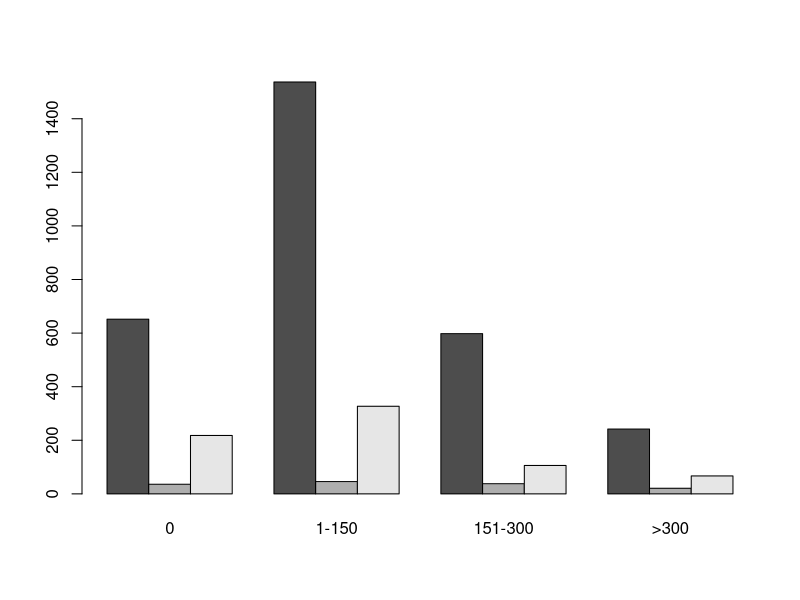
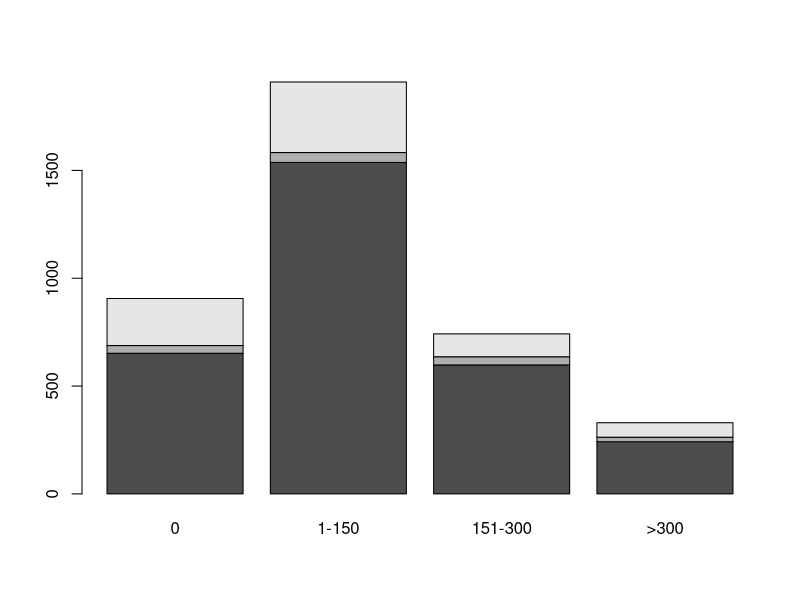
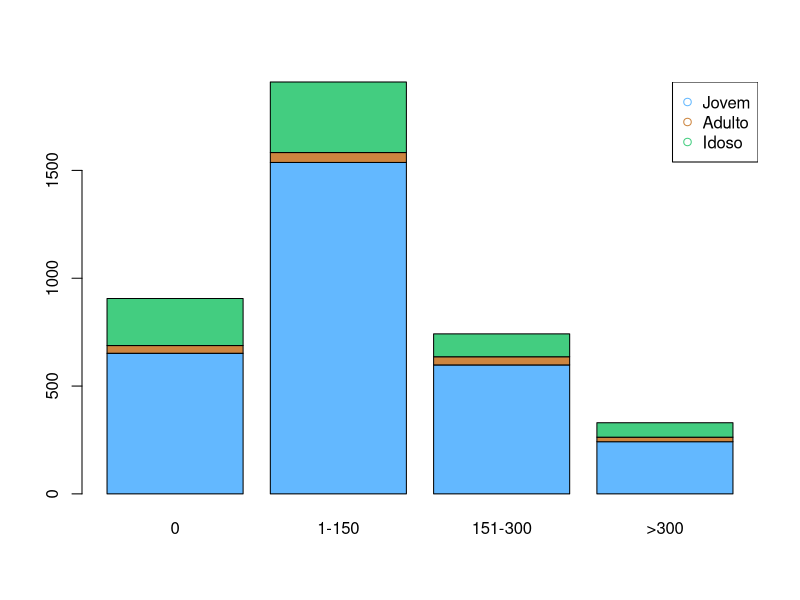
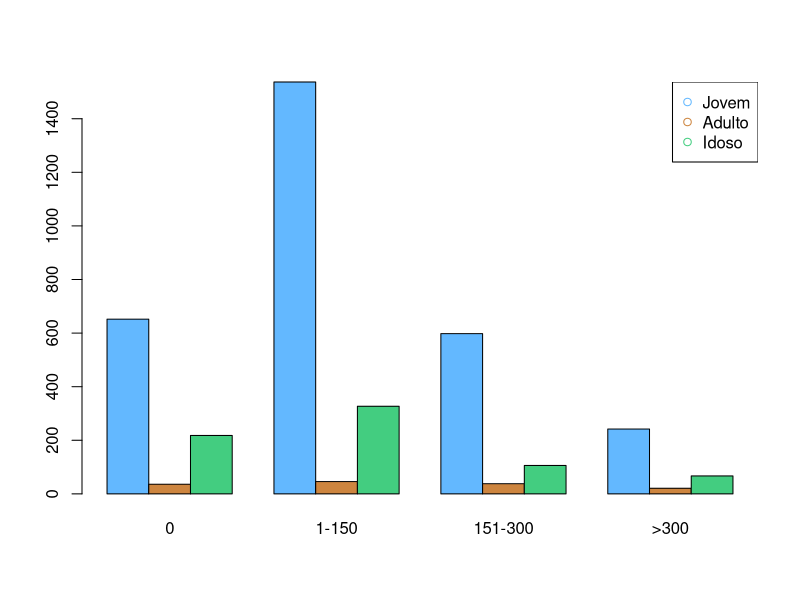
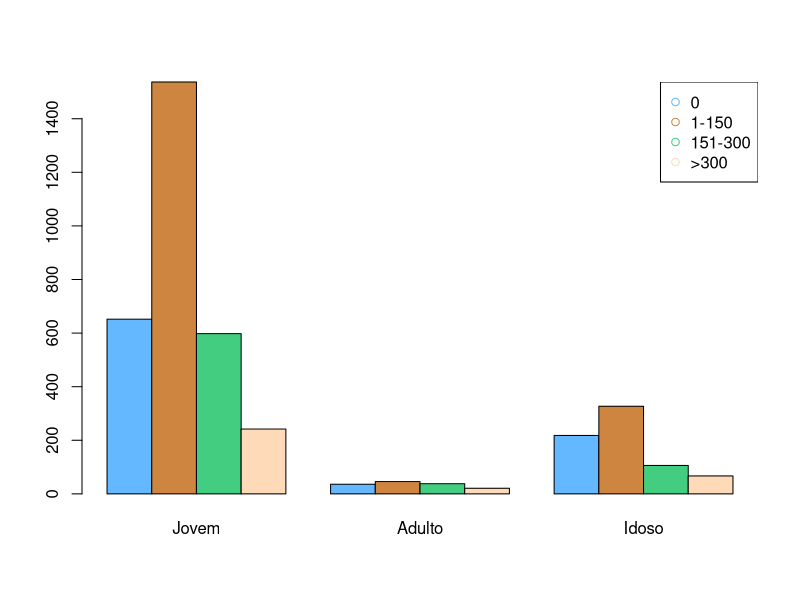

Generate these figures, in order, with R:
# Bar Plots

?barplot

# Preparando os dados - número de casamentos em uma igreja de SP
dados <- matrix(c(652,1537,598,242,36,46,38,21,218,327,106,67), nrow = 3, byrow = T)
dados

# Nomeando linhas e colunas na matriz
colnames(dados) <- c("0","1-150","151-300",">300")
rownames(dados) <- c("Jovem","Adulto","Idoso")
dados

# Construindo o Barplot
barplot(dados, beside = T)
barplot(dados)

# Construindo o plot - Stacked Bar Plot
# As 3 faixas de idade são representadas na mesma coluna para as diferentes quantidades
barplot(dados, col = c("steelblue1", "tan3", "seagreen3"))

# Crie uma legenda para o gráfico anterior
colors()
legend("topright", pch = 1, col = c("steelblue1", "tan3", "seagreen3"), legend = c("Jovem","Adulto","Idoso"))

# Agora temos uma coluna para cada faixa etária, mas na mesma faixa de quantidade
barplot(dados, beside = T, col = c("steelblue1", "tan3", "seagreen3"))
legend("topright", pch = 1, col = c("steelblue1", "tan3", "seagreen3"), legend = c("Jovem","Adulto","Idoso"))

# Com a Transposta da matriz, invertemos as posições entre faixa etária e faixa de quantidade
t(dados)
barplot(t(dados), beside = T, col = c("steelblue1", "tan3", "seagreen3", "peachpuff1"))
legend("topright", pch = 1, col = c("steelblue1", "tan3", "seagreen3", "peachpuff1"), legend = c("0","1-150","151-300",">300"))



